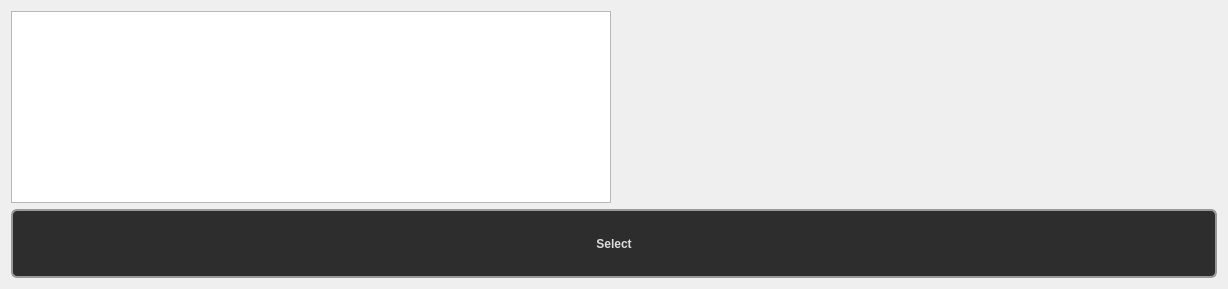
      <widget class="QWidget" name="Model_Tab">
       <attribute name="title">
        <string>3D_Model</string>
       </attribute>
       <layout class="QGridLayout" name="gridLayout_9">
        <item row="0" column="0">
         <widget class="QListWidget" name="list_Data_Model">
          <property name="sizePolicy">
           <sizepolicy hsizetype="Expanding" vsizetype="Expanding">
            <horstretch>0</horstretch>
            <verstretch>0</verstretch>
           </sizepolicy>
          </property>
          <property name="minimumSize">
           <size>
            <width>600</width>
            <height>0</height>
           </size>
          </property>
          <property name="maximumSize">
           <size>
            <width>16777215</width>
            <height>16777215</height>
           </size>
          </property>
         </widget>
        </item>
        <item row="0" column="1">
         <widget class="QLabel" name="Lab_Model">
          <property name="sizePolicy">
           <sizepolicy hsizetype="Expanding" vsizetype="Expanding">
            <horstretch>0</horstretch>
            <verstretch>0</verstretch>
           </sizepolicy>
          </property>
          <property name="minimumSize">
           <size>
            <width>600</width>
            <height>0</height>
           </size>
          </property>
          <property name="text">
           <string/>
          </property>
         </widget>
        </item>
        <item row="1" column="0" colspan="2">
         <widget class="QPushButton" name="Select_btn_Model">
          <property name="minimumSize">
           <size>
            <width>0</width>
            <height>69</height>
           </size>
          </property>
          <property name="styleSheet">
           <string notr="true">QPushButton {
    background-color: #2d2d2d;          /* same tone as slider sub-page */
    border: 2px solid #999;             /* metallic border like slider lever */
    border-radius: 6px;
    padding: 6px 12px;
    color: #dddddd;
    font-weight: bold;
}

/* Hover effect: subtle brightness increase */
QPushButton:hover {
    background-color: #3a3a3a;
    border-color: #ccc;
}

QPushButton:pressed {
    background: qlineargradient(x1:0, y1:0, x2:0, y2:1,
        stop:0 #1a1a2a, stop:0.5 #0a0a1a, stop:1 #00000a);
    color: #a0a0ff;
    border: 2px solid #5555ff;
    text-shadow: 0px 0px 8px rgba(100, 100, 255, 0.7);
    box-shadow: 0px 0px 15px rgba(100, 100, 255, 0.4);
}</string>
          </property>
          <property name="text">
           <string>Select</string>
          </property>
         </widget>
        </item>
       </layout>
      </widget>
